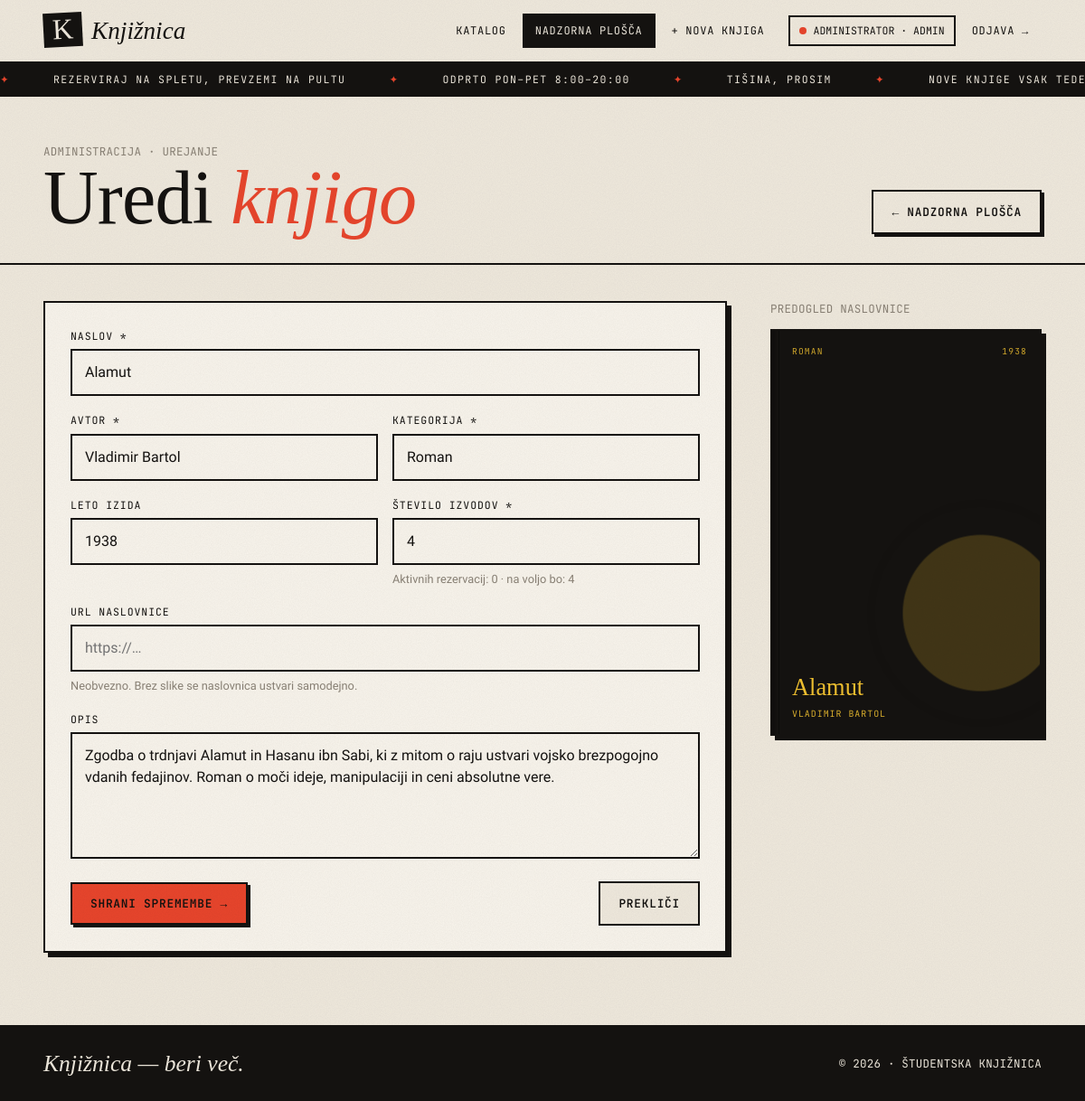
The page /admin/knjiga/1/uredi (signed in) on the database its author committed.
### tables this page shows
CREATE TABLE users (
    id INTEGER PRIMARY KEY AUTOINCREMENT,
    name TEXT NOT NULL,
    email TEXT NOT NULL UNIQUE COLLATE NOCASE,
    password_hash TEXT NOT NULL,
    role TEXT NOT NULL CHECK (role IN ('student', 'admin')),
    created_at TEXT NOT NULL DEFAULT (datetime('now', 'localtime'))
);

CREATE TABLE books (
    id INTEGER PRIMARY KEY AUTOINCREMENT,
    title TEXT NOT NULL,
    author TEXT NOT NULL,
    category TEXT NOT NULL,
    description TEXT NOT NULL DEFAULT '',
    year INTEGER,
    cover_url TEXT NOT NULL DEFAULT '',
    total_copies INTEGER NOT NULL CHECK (total_copies >= 0),
    available_copies INTEGER NOT NULL CHECK (available_copies >= 0),
    created_at TEXT NOT NULL DEFAULT (datetime('now', 'localtime'))
);

### app.py (the view, shortened to what this page needs)
@app.route("/admin/knjiga/<int:book_id>/uredi", methods=["GET", "POST"])
@role_required("admin")
def admin_book_edit(book_id):
    db = get_db()
    book = db.execute("SELECT * FROM books WHERE id = ?", (book_id,)).fetchone()
    if book is None:
        abort(404)
    active = db.execute("SELECT COUNT(*) FROM reservations WHERE book_id = ? AND status = 'active'",
                        (book_id,)).fetchone()[0]
    form = dict(book)
    return render_template("admin/book_form.html", form=form, book=book, active=active,
                           categories=categories())

### app.py (called while the page is built)
def get_db():
    if "db" not in g:
        g.db = sqlite3.connect(DB_PATH)
        g.db.row_factory = sqlite3.Row
        g.db.execute("PRAGMA foreign_keys = ON")
    return g.db

def current_user():
    if "user" not in g:
        uid = session.get("uid")
        g.user = get_db().execute("SELECT * FROM users WHERE id = ?", (uid,)).fetchone() if uid else None
    return g.user

def login_required(view):
    @wraps(view)
    def wrapped(*args, **kwargs):
        if current_user() is None:
            flash("Za to dejanje se moraš prijaviti.", "info")
            return redirect(url_for("login", next=request.path))
        return view(*args, **kwargs)
    return wrapped

def role_required(role):
    def deco(view):
        @wraps(view)
        @login_required
        def wrapped(*args, **kwargs):
            if current_user()["role"] != role:
                abort(403)
            return view(*args, **kwargs)
        return wrapped
    return deco

def csrf_token():
    if "csrf" not in session:
        session["csrf"] = secrets.token_hex(16)
    return session["csrf"]

@app.before_request
def check_csrf():
    if request.method == "POST":
        token = request.form.get("csrf")
        if not token or token != session.get("csrf"):
            abort(400, "Neveljaven CSRF žeton.")

def cover_style(book):
    h = int(sha1(f"{book['title']}{book['author']}".encode()).hexdigest(), 16)
    bg, fg = COVER_PALETTE[h % len(COVER_PALETTE)]
    return {"bg": bg, "fg": fg, "pattern": (h >> 8) % 5}

@app.context_processor
def inject_globals():
    return {"me": current_user(), "csrf_token": csrf_token}

def categories():
    return [r[0] for r in get_db().execute("SELECT DISTINCT category FROM books ORDER BY category")]

### templates/admin/book_form.html (shortened to what this page needs)
{% extends "base.html" %}
{% from "_macros.html" import cover %}
{% block content %}
<section class="page-head">
  <div class="wrap">
    <div class="reveal">
      <span class="mono muted">Administracija · {{ 'Urejanje' if book else 'Nov vnos' }}</span>
      <h1>{% if book %}Uredi <em>knjigo</em>{% else %}Nova <em>knjiga</em>{% endif %}</h1>
    </div>
    <a class="btn" href="{{ url_for('admin_dashboard') }}">← Nadzorna plošča</a>
  </div>
</section>
<div class="wrap">
  <div class="form-shell">
    <form class="form-card reveal" method="post" id="bookform">
      <div class="field"><label for="title">Naslov *</label><input id="title" type="text" name="title" value="{{ form.get('title','') }}" required></div>
      <div class="row">
        <div class="field"><label for="author">Avtor *</label><input id="author" type="text" name="author" value="{{ form.get('author','') }}" required></div>
        <div class="field"><label for="category">Kategorija *</label>
          <input id="category" type="text" name="category" list="cats" value="{{ form.get('category','') }}" required>
        </div>
      </div>
      <div class="row">
        <div class="field"><label for="year">Leto izida</label><input id="year" type="number" name="year" value="{{ form.get('year') or '' }}" min="0" max="2100"></div>
        <div class="field"><label for="total_copies">Število izvodov *</label><input id="total_copies" type="number" name="total_copies" value="{{ form.get('total_copies', 1) }}" min="{{ active or 0 }}" required>
          {% if book %}<div class="hint">Aktivnih rezervacij: {{ active }} · na voljo bo: <span id="avail-calc">{{ book.available_copies }}</span></div>{% endif %}
        </div>
      </div>
      <div class="field"><label for="cover_url">URL naslovnice</label><input id="cover_url" type="url" name="cover_url" value="{{ form.get('cover_url','') }}" placeholder="https://…">
        <div class="hint">Neobvezno. Brez slike se naslovnica ustvari samodejno.</div></div>
      <div class="field"><label for="description">Opis</label><textarea id="description" name="description">{{ form.get('description','') }}</textarea></div>
      <div class="form-actions">
        <button class="btn btn-primary" type="submit">{{ 'Shrani spremembe' if book else 'Dodaj v katalog' }} →</button>
        {% if book %}<a class="btn btn-ghost" href="{{ url_for('book_detail', book_id=book.id) }}">Prekliči</a>{% endif %}
      </div>
    </form>
    <aside class="preview">
      <span class="mono muted">Predogled naslovnice</span>
      <div id="preview-cover">{{ cover({'title': form.get('title') or 'Naslov knjige', 'author': form.get('author') or 'Avtor', 'category': form.get('category') or 'Kategorija', 'year': form.get('year'), 'cover_url': form.get('cover_url','')}) }}</div>
    </aside>
  </div>
</div>
{% endblock %}

### templates/base.html (shortened to what this page needs)
<!doctype html>
<html lang="sl">
<head>
  <link rel="stylesheet" href="{{ url_for('static', filename='style.css') }}">
</head>
<body>
{% set ep = request.endpoint or '' %}
<header class="topbar">
  <div class="wrap">
    <a class="brand" href="{{ url_for('catalog') }}"><span class="brand-mark">K</span><span class="brand-name">Knjižnica</span></a>
    <nav class="nav">
      <a href="{{ url_for('catalog') }}" class="{{ 'active' if ep in ('catalog','book_detail') }}">Katalog</a>
      {% if me %}
        {% if me.role == 'student' %}
          <a href="{{ url_for('my_reservations') }}" class="{{ 'active' if ep == 'my_reservations' }}">Moje rezervacije</a>
        {% else %}
          <a href="{{ url_for('admin_dashboard') }}" class="{{ 'active' if ep.startswith('admin') }}">Nadzorna plošča</a>
          <a href="{{ url_for('admin_book_new') }}" class="{{ 'active' if ep == 'admin_book_new' }}">+ Nova knjiga</a>
        {% endif %}
        <span class="who"><i class="role-dot {{ me.role }}"></i>{{ me.name.split()[0] }} · {{ 'admin' if me.role == 'admin' else 'študent' }}</span>
        <form method="post" action="{{ url_for('logout') }}">
          <button class="linklike" type="submit">Odjava →</button>
        </form>
      {% else %}
        <a href="{{ url_for('login') }}" class="{{ 'active' if ep == 'login' }}">Prijava</a>
        <a href="{{ url_for('register') }}" class="{{ 'active' if ep == 'register' }}">Registracija</a>
      {% endif %}
    </nav>
  </div>
</header>
<div class="ticker" aria-hidden="true">
  <div class="ticker-track">
    {% for _ in range(2) %}
    <span>Rezerviraj na spletu, prevzemi na pultu</span>
    <span>Odprto pon–pet 8:00–20:00</span>
    <span>Tišina, prosim</span>
    <span>Nove knjige vsak teden</span>
    {% endfor %}
  </div>
</div>
<main>{% block content %}{% endblock %}</main>
<footer>
  <div class="wrap">
    <span class="big">Knjižnica — beri več.</span>
    <span class="mono">© {{ 2026 }} · Študentska knjižnica</span>
  </div>
</footer>
</body>
</html>

### templates/_macros.html (shortened to what this page needs)
{% macro cover(book, size='') -%}
{% set s = cover_style(book) %}
<div class="cover {{ size }}" style="--bg: {{ s.bg }}; --fg: {{ s.fg }};">
  <div class="pat p{{ s.pattern }}"></div>
  <div class="c-top"><span>{{ book.category }}</span><span>{{ book.year or '' }}</span></div>
  <div class="c-bottom">
    <div class="c-title">{{ book.title }}</div>
    <div class="c-author">{{ book.author }}</div>
  </div>
</div>
{%- endmacro %}

### rows shown on the page
users: name "ADMINISTRATOR", role "ADMIN"
books: title "Alamut", author "Vladimir Bartol", category "Roman", year "1938", available_copies "4", description "Zgodba o trdnjavi Alamut in Hasanu ibn Sabi, ki z mitom o raju ustvari vojsko brezpogojno vdanih fedajinov. Roman o moči ideje, manipulaciji in ceni absolutne vere.", category "ROMAN", author "VLADIMIR BARTOL"

### other values the page prints
{{ 'Urejanje' if book else 'Nov vnos' }} "UREJANJE"
{{ active }} "0"
{{ 'Shrani spremembe' if book else 'Dodaj v katalog' }} "SHRANI SPREMEMBE"
{{ 2026 }} "2026"
